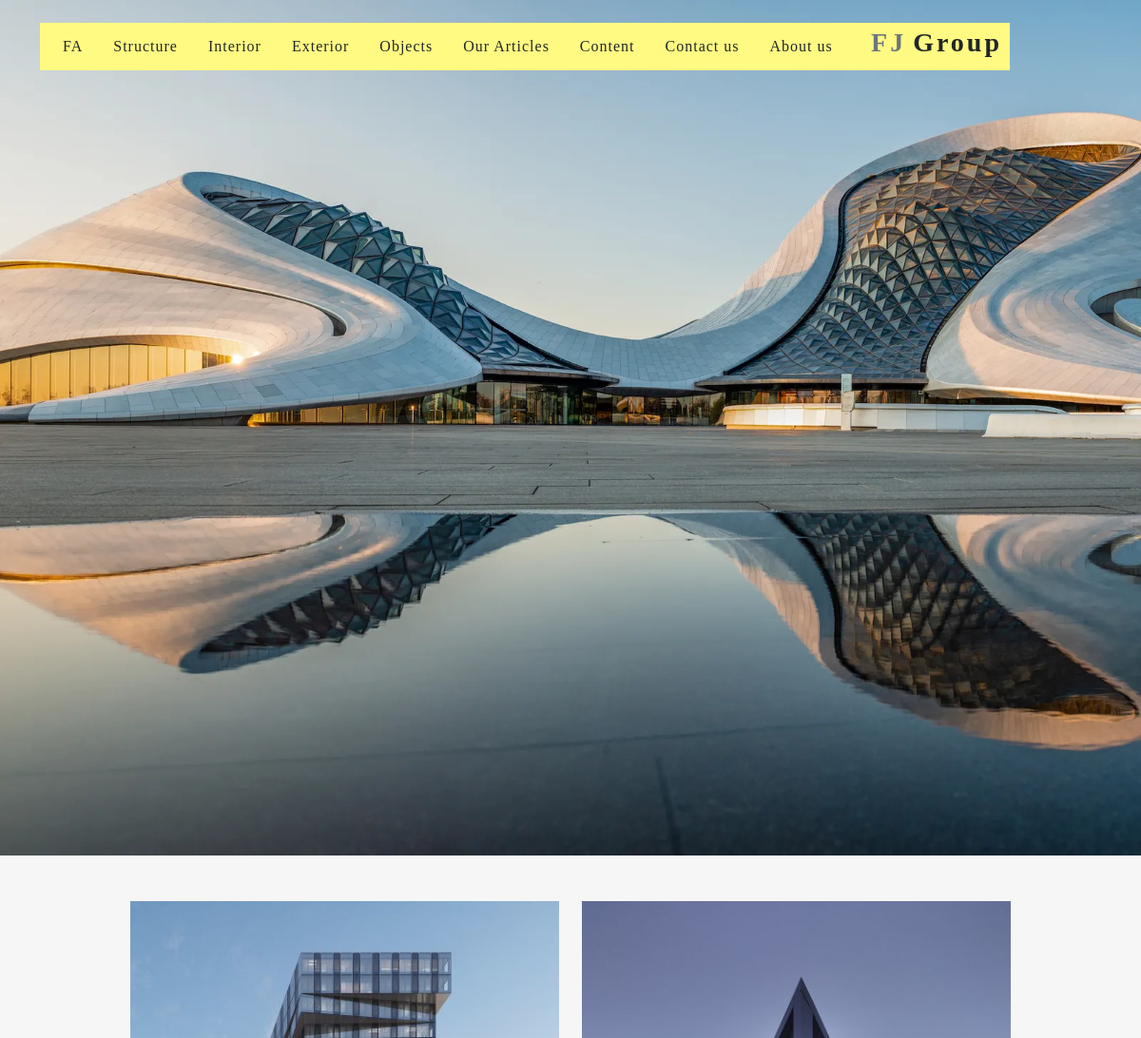
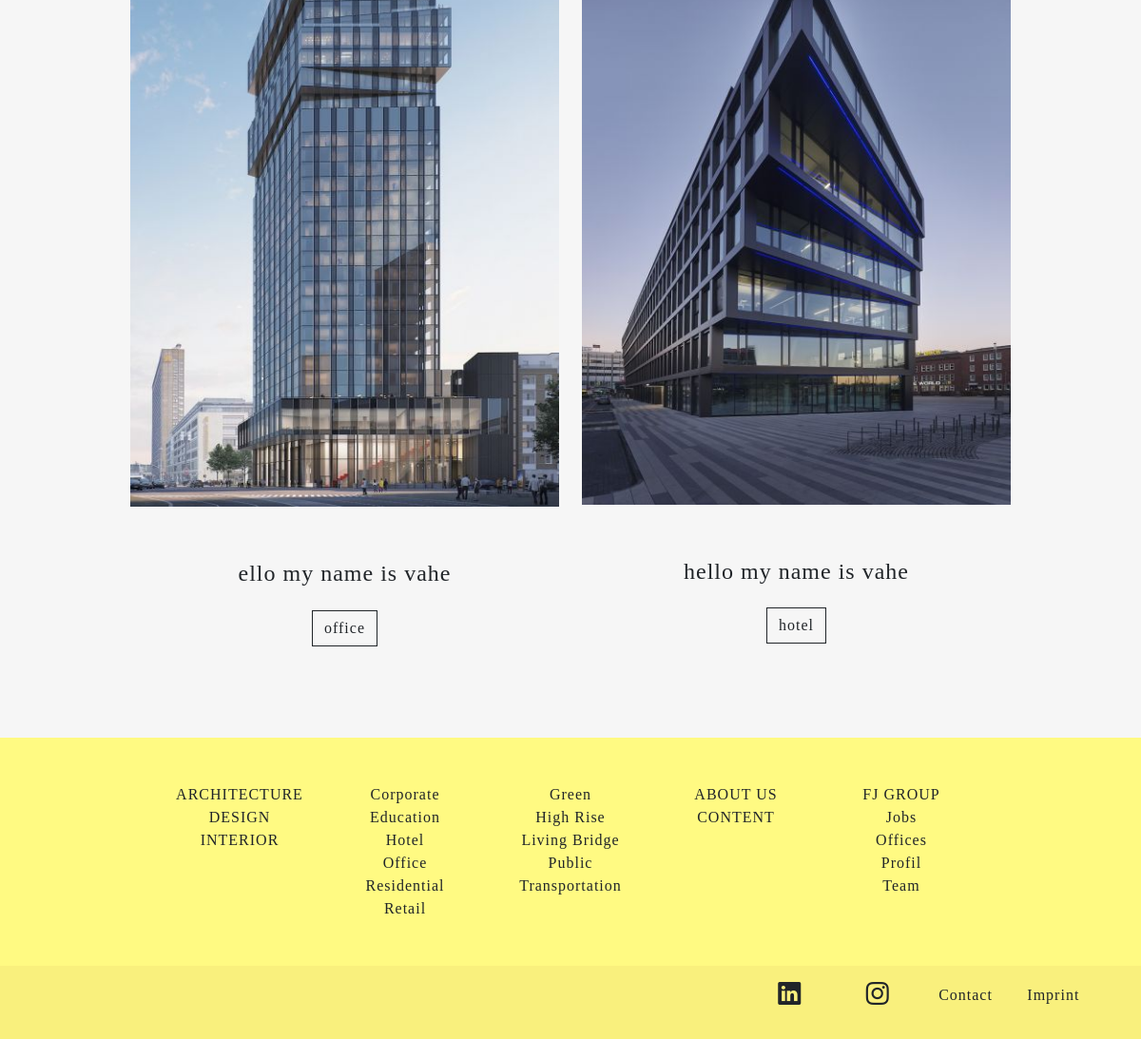
The page / on the database its author committed (2 pictures, top to bottom).
### projects_app/models.py (models this page shows, shortened)
class Project(models.Model):
    slug = models.SlugField(allow_unicode=True, blank=True, null=True)
    base_category = models.CharField(max_length=1, choices=BaseCategory, default='s', verbose_name="نوع پروژه")
    cover_image = models.ImageField(upload_to='images/project_images', verbose_name='عکس کاور', default=None)
    images = models.ManyToManyField(Image, verbose_name='عکس های پروژه', default=None)
    category = models.ManyToManyField(Category, verbose_name='دسته بندی', related_name='categories')
    title = models.CharField(max_length=300, verbose_name='عنوان')
    persian_title = models.CharField(max_length=200, verbose_name='عنوان (فارسی)')
    description = models.CharField(max_length=1500, verbose_name='توضیحات')
    persian_description = models.CharField(max_length=1500, verbose_name='توضیحات (فارسی)')
    location = models.CharField(max_length=300, blank=True, verbose_name='مکان')
    persian_location = models.CharField(max_length=300, blank=True, verbose_name='مکان(فارسی)')
    planning = models.CharField(max_length=300, blank=True, verbose_name='برنامه ریزی')
    persian_planning = models.CharField(max_length=300, blank=True, verbose_name='برنامه ریزی(فارسی)')
    engineer = models.CharField(max_length=300, blank=True, verbose_name='مهندس')
    persian_engineer = models.CharField(max_length=300, blank=True, verbose_name='مهندس(فارسی)')
    project_team = models.TextField(max_length=3000, blank=True, verbose_name='تیم پروژه')
    persian_project_team = models.TextField(max_length=3000, blank=True, verbose_name='تیم پروژه(فارسی)')
    created_at = models.DateTimeField(auto_now_add=True, verbose_name='زمان تولید')
    class Meta:
        ordering = ('-created_at',)
        verbose_name = 'پروژه'
        verbose_name_plural = 'پروژه ها'

class Category(models.Model):
    title = models.CharField(max_length=200, verbose_name='عنوان')
    persian_title = models.CharField(max_length=200, verbose_name='عنوان فارسی')
    project_type = models.CharField(max_length=100, verbose_name='تایپ پروژه(برای توسعه دهندگان)', default='projectType')
    created_at = models.DateTimeField(auto_now_add=True, verbose_name='زمان تولید')
    class Meta:
        verbose_name = 'دسته بندی'
        verbose_name_plural = 'دسته بندی ها'

### home_app/views.py (the view)
# urls.py: path('', views.home_view, name='home')
def home_view(request):
    recent_projects = Project.objects.all()[:20]
    return render(request, 'home_app/index.html', context={'projects': recent_projects})

### home_app/templates/home_app/index.html (shortened to what this page needs)
{% extends 'base.html' %}
{% load static %}
{% block css %}
    <link rel="stylesheet" href="{% static 'Css/index.css' %}">
{% endblock %}
{% block content %}
    {% include 'includes/header1.html' %}
    <main class="mt-5 mb-5">
        <div class="container">
            <div class="row justify-content-center">
                {% for project in projects %}
                <div class="col-md-5 col-sm-12 text-center mb-5">
                    <a href="" class="text-decoration-none text-dark">
                        <img src="{{ project.cover_image.url }}" class="img-fluid mb-2" alt="{{ project.title }}">
                        <h4 class="mt-5 EN">{{ project.title }}</h4>
                        <button class="btn btn-outline-dark mt-3 EN mx-auto">{{ project.category.first.title }}</button>
                    </a>
                </div>
                {% endfor %}
            </div>
        </div>
    </main>
{%  endblock %}

### assets/Css/index.css (style rules this page uses)
* { font-family: "AvenirNext"; letter-spacing: 1px; }
html { scroll-behavior: smooth; }
body { background-color: #F6F6F6; overflow-x: hidden; }
a { cursor: pointer; }
button { border-radius: 0 !important; }

### rows shown on the page
Project: cover_image (picture), title "ello my name is vahe", category.first "office"
Project: cover_image (picture), title "hello my name is vahe", category.first "hotel"
